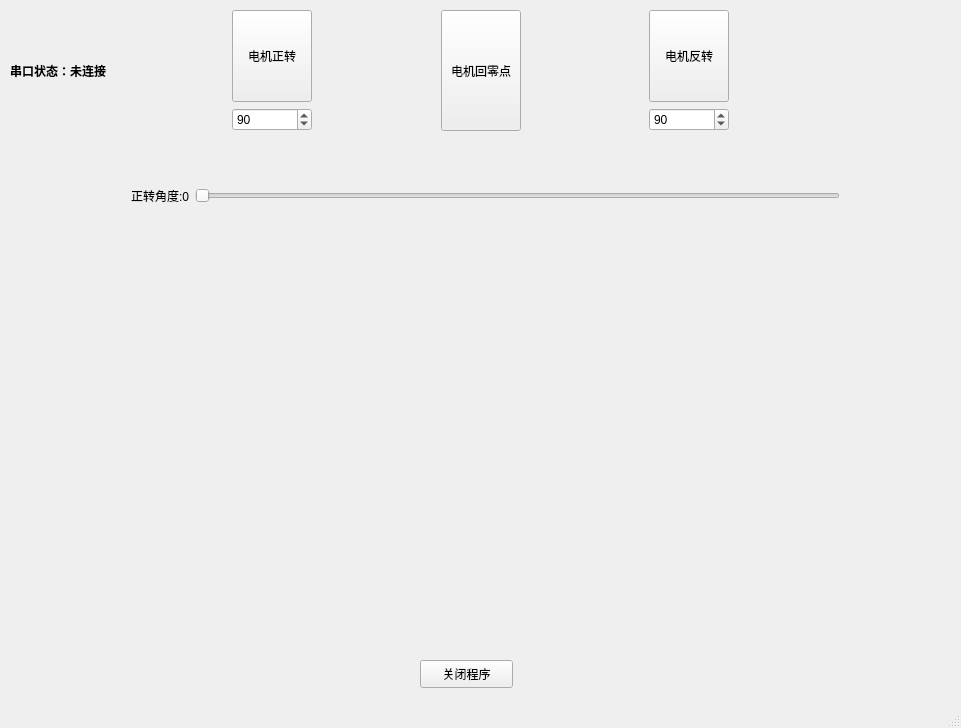
<?xml version="1.0" encoding="UTF-8"?>
<ui version="4.0">
 <class>MainWindow</class>
 <widget class="QMainWindow" name="MainWindow">
  <property name="enabled">
   <bool>true</bool>
  </property>
  <property name="geometry">
   <rect>
    <x>0</x>
    <y>0</y>
    <width>961</width>
    <height>728</height>
   </rect>
  </property>
  <property name="tabletTracking">
   <bool>false</bool>
  </property>
  <property name="acceptDrops">
   <bool>false</bool>
  </property>
  <property name="windowTitle">
   <string>StepDemo</string>
  </property>
  <property name="windowIcon">
   <iconset>
    <normalon>icon/2.jpg</normalon>
   </iconset>
  </property>
  <widget class="QWidget" name="centralwidget">
   <widget class="QLabel" name="label">
    <property name="geometry">
     <rect>
      <x>170</x>
      <y>270</y>
      <width>640</width>
      <height>360</height>
     </rect>
    </property>
    <property name="sizePolicy">
     <sizepolicy hsizetype="Fixed" vsizetype="Fixed">
      <horstretch>0</horstretch>
      <verstretch>0</verstretch>
     </sizepolicy>
    </property>
    <property name="text">
     <string/>
    </property>
   </widget>
   <widget class="QLabel" name="label_serial_state">
    <property name="geometry">
     <rect>
      <x>10</x>
      <y>60</y>
      <width>271</width>
      <height>21</height>
     </rect>
    </property>
    <property name="font">
     <font>
      <weight>75</weight>
      <bold>true</bold>
     </font>
    </property>
    <property name="text">
     <string>串口状态：未连接</string>
    </property>
    <property name="textFormat">
     <enum>Qt::AutoText</enum>
    </property>
   </widget>
   <widget class="QPushButton" name="pushButtonClose">
    <property name="geometry">
     <rect>
      <x>420</x>
      <y>660</y>
      <width>93</width>
      <height>28</height>
     </rect>
    </property>
    <property name="text">
     <string>关闭程序</string>
    </property>
   </widget>
   <widget class="QWidget" name="">
    <property name="geometry">
     <rect>
      <x>130</x>
      <y>150</y>
      <width>711</width>
      <height>91</height>
     </rect>
    </property>
    <layout class="QHBoxLayout" name="horizontalLayout_2">
     <property name="leftMargin">
      <number>1</number>
     </property>
     <property name="topMargin">
      <number>1</number>
     </property>
     <property name="rightMargin">
      <number>1</number>
     </property>
     <property name="bottomMargin">
      <number>1</number>
     </property>
     <item>
      <widget class="QLabel" name="label_slider">
       <property name="sizePolicy">
        <sizepolicy hsizetype="Preferred" vsizetype="Preferred">
         <horstretch>0</horstretch>
         <verstretch>0</verstretch>
        </sizepolicy>
       </property>
       <property name="text">
        <string>正转角度:0</string>
       </property>
       <property name="scaledContents">
        <bool>false</bool>
       </property>
      </widget>
     </item>
     <item>
      <widget class="QSlider" name="horizontalSlider">
       <property name="mouseTracking">
        <bool>false</bool>
       </property>
       <property name="maximum">
        <number>360</number>
       </property>
       <property name="value">
        <number>0</number>
       </property>
       <property name="sliderPosition">
        <number>0</number>
       </property>
       <property name="orientation">
        <enum>Qt::Horizontal</enum>
       </property>
      </widget>
     </item>
    </layout>
   </widget>
   <widget class="QWidget" name="">
    <property name="geometry">
     <rect>
      <x>110</x>
      <y>10</y>
      <width>741</width>
      <height>121</height>
     </rect>
    </property>
    <layout class="QHBoxLayout" name="horizontalLayout">
     <item>
      <spacer name="horizontalSpacer">
       <property name="orientation">
        <enum>Qt::Horizontal</enum>
       </property>
       <property name="sizeHint" stdset="0">
        <size>
         <width>40</width>
         <height>20</height>
        </size>
       </property>
      </spacer>
     </item>
     <item>
      <layout class="QVBoxLayout" name="verticalLayout">
       <item>
        <widget class="QPushButton" name="pushButtonForeward">
         <property name="sizePolicy">
          <sizepolicy hsizetype="Minimum" vsizetype="Expanding">
           <horstretch>0</horstretch>
           <verstretch>0</verstretch>
          </sizepolicy>
         </property>
         <property name="text">
          <string>电机正转</string>
         </property>
        </widget>
       </item>
       <item>
        <widget class="QSpinBox" name="spinBoxForeward">
         <property name="maximum">
          <number>10000</number>
         </property>
         <property name="value">
          <number>90</number>
         </property>
        </widget>
       </item>
      </layout>
     </item>
     <item>
      <spacer name="horizontalSpacer_2">
       <property name="orientation">
        <enum>Qt::Horizontal</enum>
       </property>
       <property name="sizeHint" stdset="0">
        <size>
         <width>40</width>
         <height>20</height>
        </size>
       </property>
      </spacer>
     </item>
     <item>
      <widget class="QPushButton" name="pushButtonResetMotor">
       <property name="sizePolicy">
        <sizepolicy hsizetype="Minimum" vsizetype="Expanding">
         <horstretch>0</horstretch>
         <verstretch>0</verstretch>
        </sizepolicy>
       </property>
       <property name="text">
        <string>电机回零点</string>
       </property>
      </widget>
     </item>
     <item>
      <spacer name="horizontalSpacer_4">
       <property name="orientation">
        <enum>Qt::Horizontal</enum>
       </property>
       <property name="sizeHint" stdset="0">
        <size>
         <width>40</width>
         <height>20</height>
        </size>
       </property>
      </spacer>
     </item>
     <item>
      <layout class="QVBoxLayout" name="verticalLayout_2">
       <item>
        <widget class="QPushButton" name="pushButtonRollback">
         <property name="sizePolicy">
          <sizepolicy hsizetype="Minimum" vsizetype="Expanding">
           <horstretch>0</horstretch>
           <verstretch>0</verstretch>
          </sizepolicy>
         </property>
         <property name="text">
          <string>电机反转</string>
         </property>
        </widget>
       </item>
       <item>
        <widget class="QSpinBox" name="spinBoxBack">
         <property name="maximum">
          <number>10000</number>
         </property>
         <property name="value">
          <number>90</number>
         </property>
        </widget>
       </item>
      </layout>
     </item>
     <item>
      <spacer name="horizontalSpacer_3">
       <property name="orientation">
        <enum>Qt::Horizontal</enum>
       </property>
       <property name="sizeHint" stdset="0">
        <size>
         <width>40</width>
         <height>20</height>
        </size>
       </property>
      </spacer>
     </item>
    </layout>
   </widget>
  </widget>
  <widget class="QMenuBar" name="menubar">
   <property name="geometry">
    <rect>
     <x>0</x>
     <y>0</y>
     <width>961</width>
     <height>27</height>
    </rect>
   </property>
  </widget>
  <widget class="QStatusBar" name="statusbar"/>
 </widget>
 <resources/>
 <connections/>
</ui>
